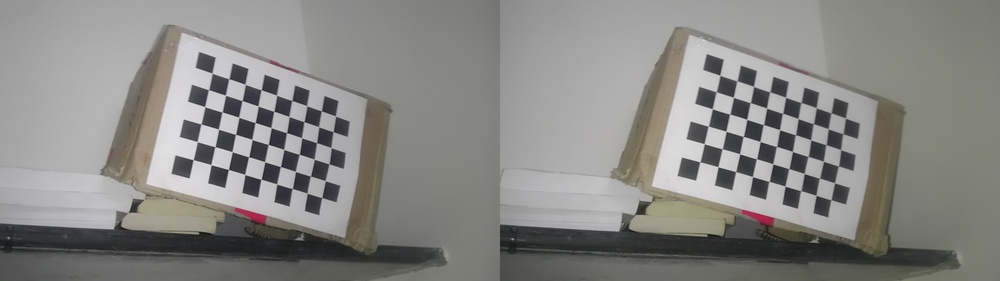
//> input picture testimages/55.jpg, 1000 x 281 px, shrunk from 3840 x 1080 before the run
$ ./remaptest ../testimages/55.jpg   (built with g++ and OpenCV 4)
//> lines starting //> are read from the running program, lines starting //| are printed output that depends on the picture
#include <opencv2/highgui/highgui.hpp>
#include <opencv2/imgproc/imgproc.hpp>
#include <iostream>
#include <stdio.h>
#include <math.h>

using namespace cv;

// globals
Mat src, dst;
Mat map_x, map_y;
#define REMAP_WINDOW "Remap Circle"

void make_circle_map(void);

int main(int argc, char** argv) {
        // load image
        src = imread(argv[1], 1);
//> src is the input picture: 281 rows x 1000 cols, CV_8UC3; mean B, G, R 131.9, 134.9, 135.6

        // create destination and the maps
        dst.create(src.size(), src.type());
        map_x.create(src.size(), CV_32FC1);
        map_y.create(src.size(), CV_32FC1);

        // create window
        namedWindow(REMAP_WINDOW, CV_WINDOW_AUTOSIZE);

        make_circle_map();
//| radius = 140 (rows: 281, cols: 1000)
//> after the loop in make_circle_map, `for(int j = 0; j < src.rows; j++)`:
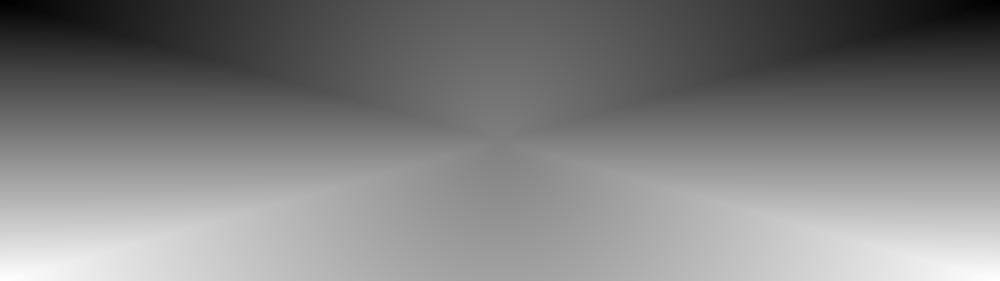
//> map_y: 281 rows x 1000 cols, CV_32FC1; min -380.7, max 658, mean 139.4; drawn with min black and max white
//> after the loop in make_circle_map, `for(int j = 0; j < src.rows; j++)`:
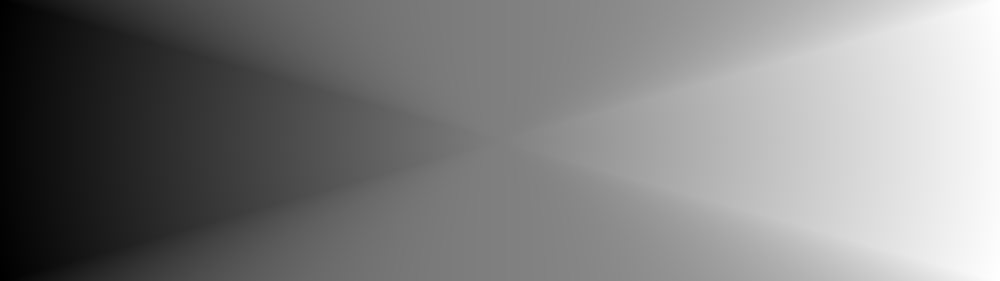
//> map_x: 281 rows x 1000 cols, CV_32FC1; min -1354.9, max 2350.5, mean 498.2; drawn with min black and max white
        remap(src, dst, map_x, map_y, CV_INTER_LINEAR, BORDER_CONSTANT, Scalar(0,0, 0));
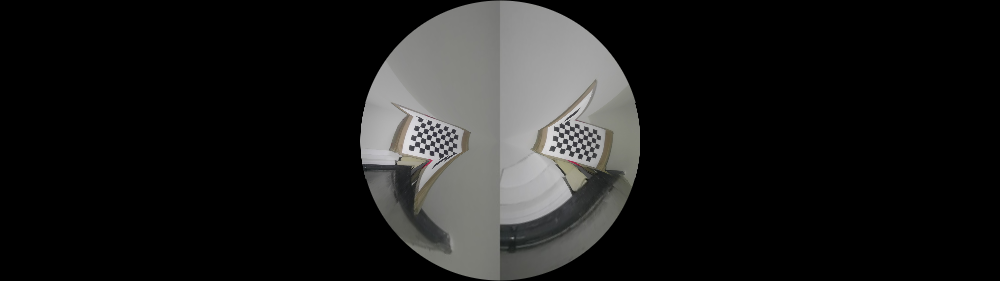
//> dst: 281 rows x 1000 cols, CV_8UC3; mean B, G, R 28.1, 28.7, 28.7
        imshow(REMAP_WINDOW, dst);

        while(27 != waitKey()) {
//> the Esc key is pressed
                // just wait
        }
        cvDestroyWindow(REMAP_WINDOW);
        return 0;
}

void make_circle_map(void) {
        double rad = (src.rows < src.cols ? src.rows : src.cols)/2;
        double diag_rad = sqrt(src.rows*src.rows + src.cols*src.cols)/2;
        printf("radius = %d (rows: %d, cols: %d)\n", (int)rad, src.rows, src.cols);

        // the center
        double c_x = (double)src.cols/2;
        double c_y = (double)src.rows/2;

        for(int j = 0; j < src.rows; j++) {
                for(int i = 0; i < src.cols; i++) {
                        // shift the coordinates space to center
                        double x = i-c_x;
                        double y = j-c_y;

                        // handle the 0 and pi/2 angles separately as we are doing atan
                        if(0 == x) {
                                double ratio = 2*rad/src.rows;
                                map_y.at<float>(j,i) = y/ratio + c_y;
                                map_x.at<float>(j,i) = c_x;
                        }
                        else if(0 == y) {
                                double ratio = 2*rad/src.cols;
                                map_x.at<float>(j,i) = x/ratio + c_x;
                                map_y.at<float>(j,i) = c_y;
                        }
                        else {
                                // get the r and theta
                                double r = sqrt(y*y + x*x);
                                double theta = atan(y/x);
                                // get the length of line at theta touching the rectangle border
                                double diag = min(fabs(c_x/cos(theta)), fabs(c_y/sin(theta)));

                                // scale r
                                double ratio = rad/diag;
                                r = r/ratio;

                                // remap the point
                                if(x > 0)       map_x.at<float>(j,i) = r*cos(fabs(theta)) + c_x;
                                else            map_x.at<float>(j,i) = c_x - r*cos(fabs(theta));

                                if(y > 0)       map_y.at<float>(j,i) = r*sin(fabs(theta)) + c_y;
                                else            map_y.at<float>(j,i) = c_y - r*sin(fabs(theta));
                        }
                }
        }
}

$ run again, on testimages/62.jpg
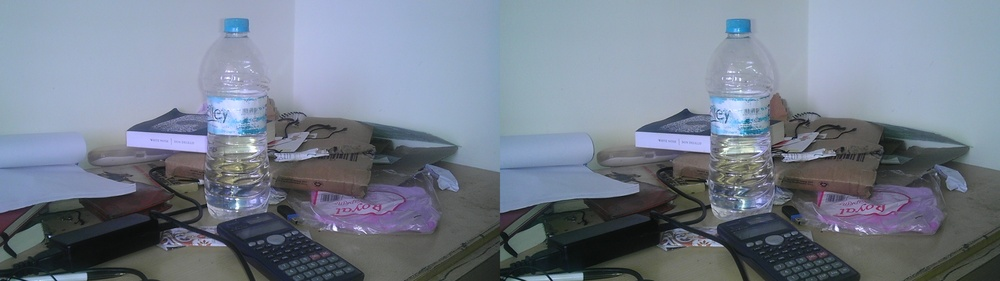
//> input picture testimages/62.jpg, 1000 x 281 px, shrunk from 3840 x 1080 before the run
//> src is the input picture: 281 rows x 1000 cols, CV_8UC3; mean B, G, R 141.1, 126.5, 117.3
//| radius = 140 (rows: 281, cols: 1000)
//> `remap(src, dst, map_x, map_y, CV_INTER_LINEAR, BORDER_CONSTANT, Scalar..`:
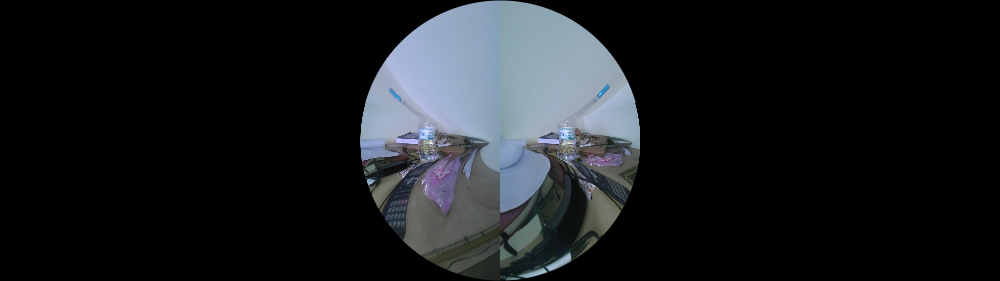
//> dst: 281 rows x 1000 cols, CV_8UC3; mean B, G, R 30.4, 27.5, 24.9

$ run again, on testimages/65.jpg
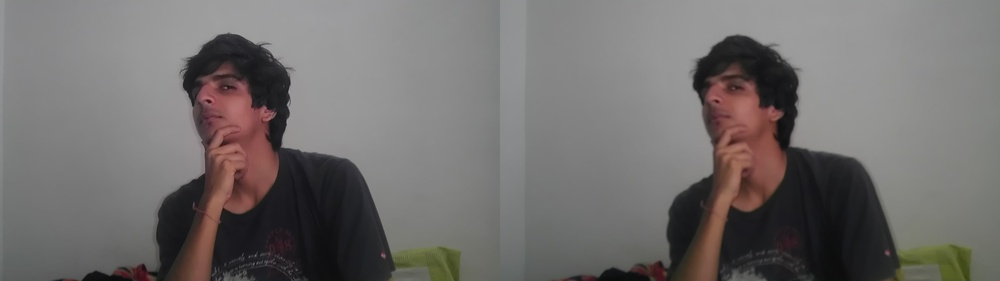
//> input picture testimages/65.jpg, 1000 x 281 px, shrunk from 3840 x 1080 before the run
//> src is the input picture: 281 rows x 1000 cols, CV_8UC3; mean B, G, R 109.2, 110.4, 113.7
//| radius = 140 (rows: 281, cols: 1000)
//> `remap(src, dst, map_x, map_y, CV_INTER_LINEAR, BORDER_CONSTANT, Scalar..`:
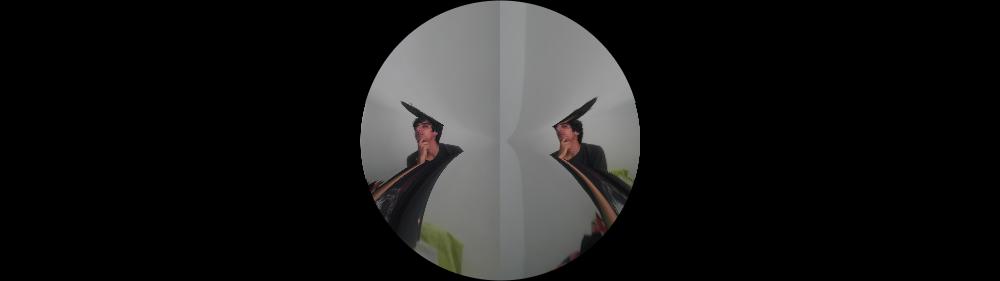
//> dst: 281 rows x 1000 cols, CV_8UC3; mean B, G, R 25.1, 25.5, 25.7

$ run again, on testimages/79.jpg
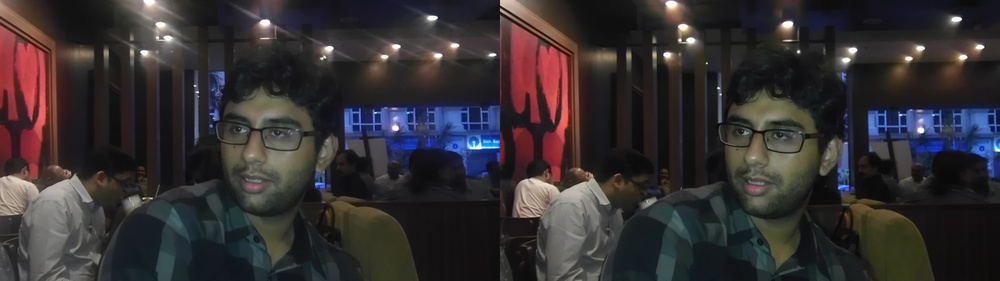
//> input picture testimages/79.jpg, 1000 x 281 px, shrunk from 3840 x 1080 before the run
//> src is the input picture: 281 rows x 1000 cols, CV_8UC3; mean B, G, R 49.7, 48, 52.6
//| radius = 140 (rows: 281, cols: 1000)
//> `remap(src, dst, map_x, map_y, CV_INTER_LINEAR, BORDER_CONSTANT, Scalar..`:
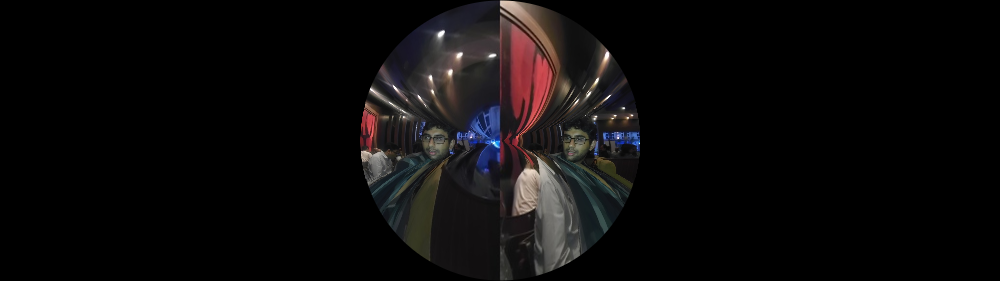
//> dst: 281 rows x 1000 cols, CV_8UC3; mean B, G, R 10.9, 10.6, 12.3
